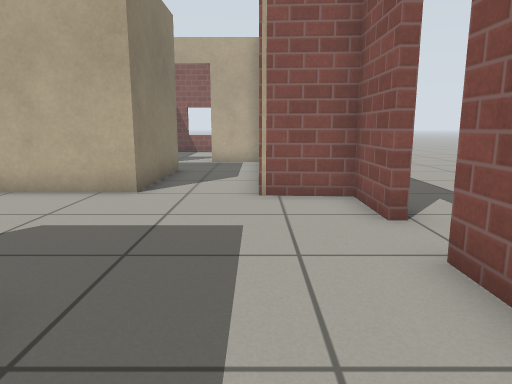
[1] (above)

24 first-person views from a walk through a Gazebo world. The camera is 0.72 m above the floor, tilts 10° down and sees 70° across. The floor is counted in squares, 0.5 m on a side. Each view is taken from the middle of a square. On the plan, view 1 faces up. The plan holds only what a view shows up to about 16 squares ahead; the rest is blank. Simple patterns stand in for the simulator's built-in surfaces.

[2]
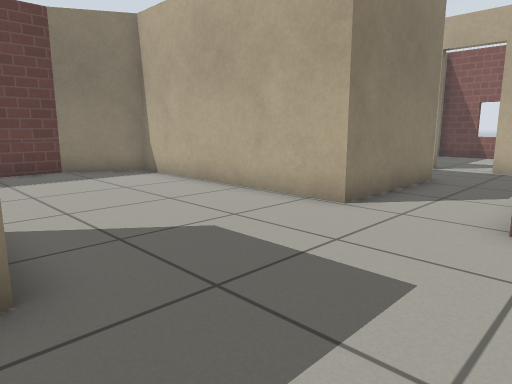

[3]
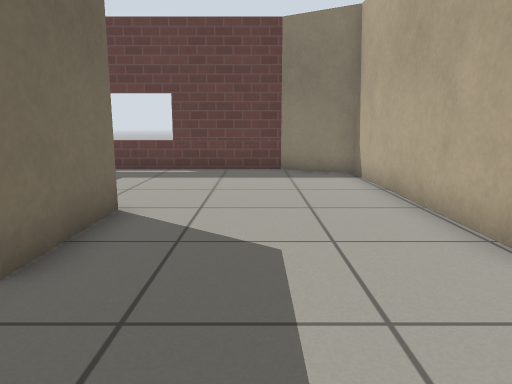

[4]
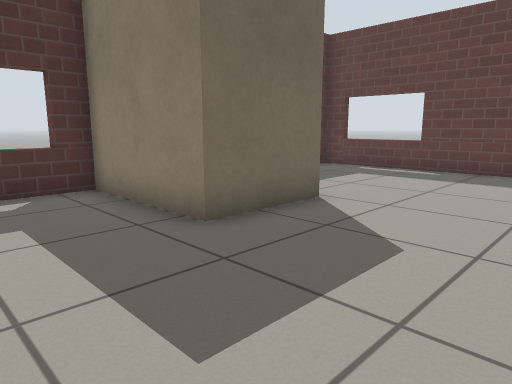

[5]
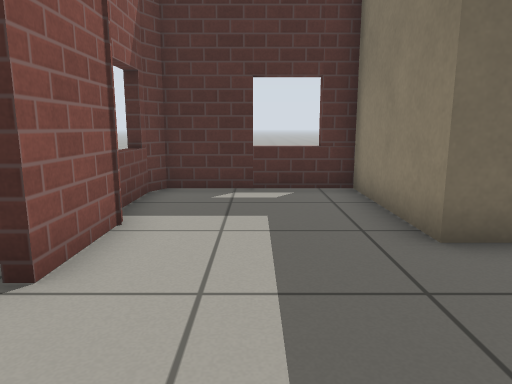

[6]
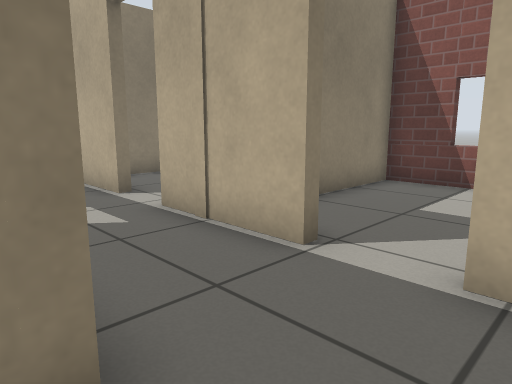

[7]
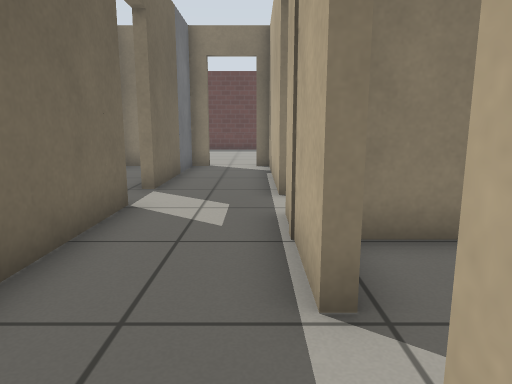

[8]
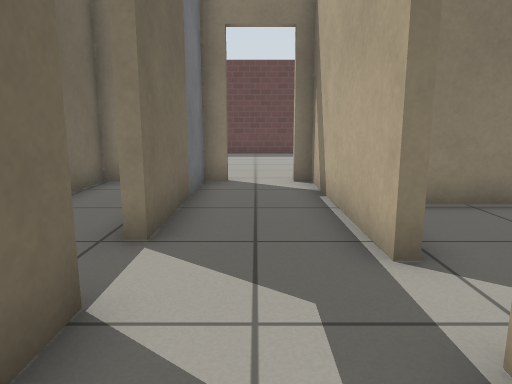

[9]
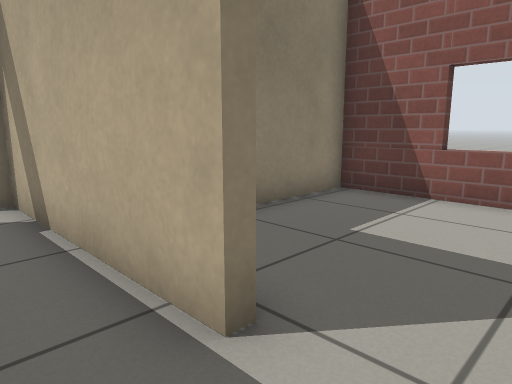

[10]
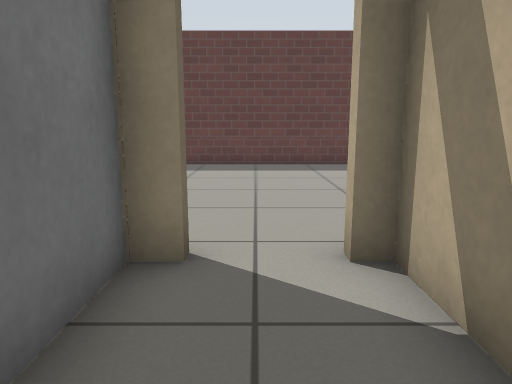

[11]
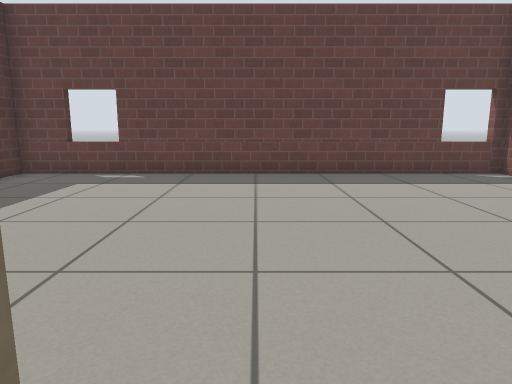

[12]
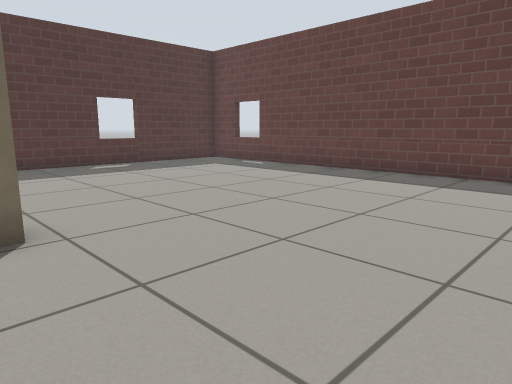

[13]
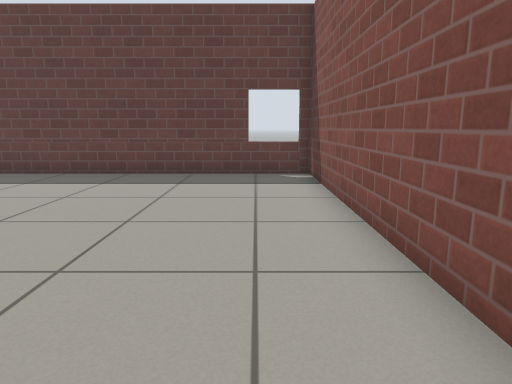

[14]
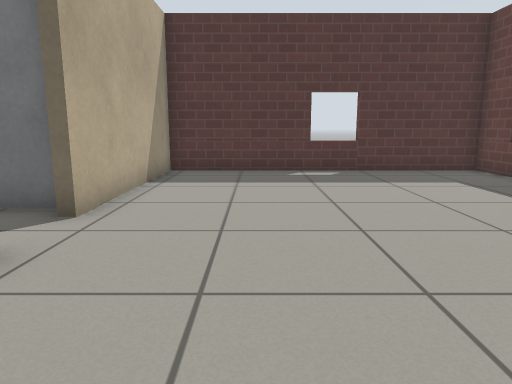

[15]
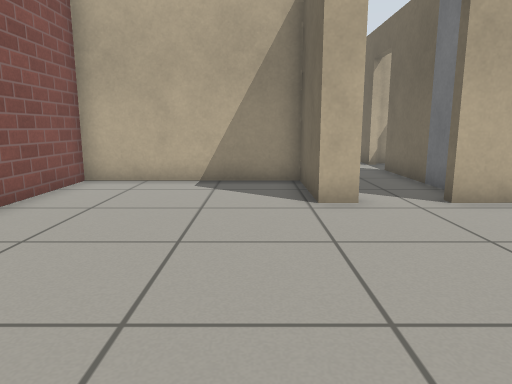

[16]
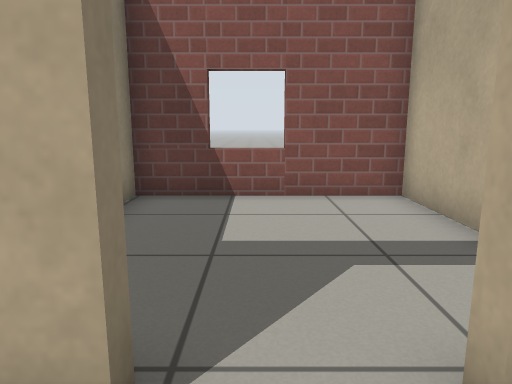

[17]
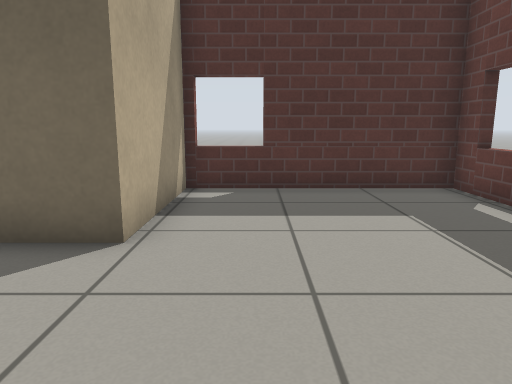

[18]
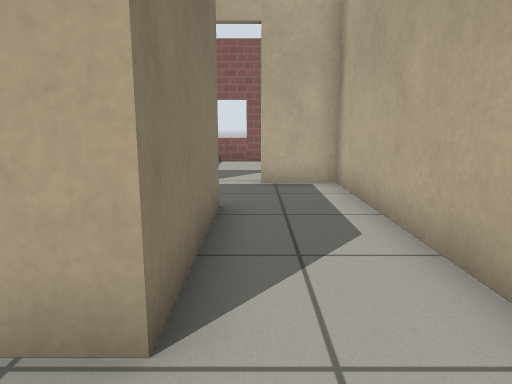

[19]
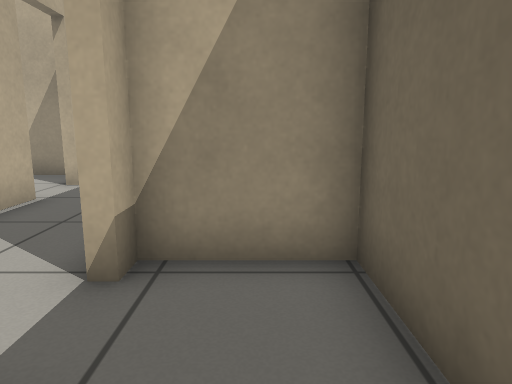

[20]
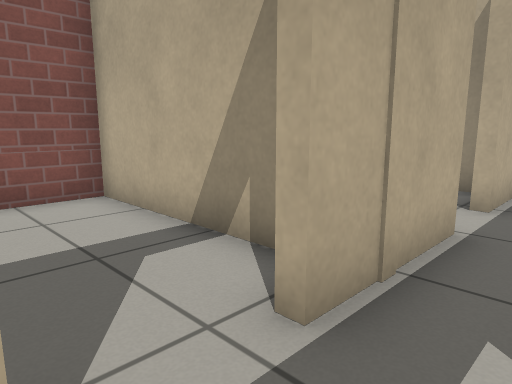

[21]
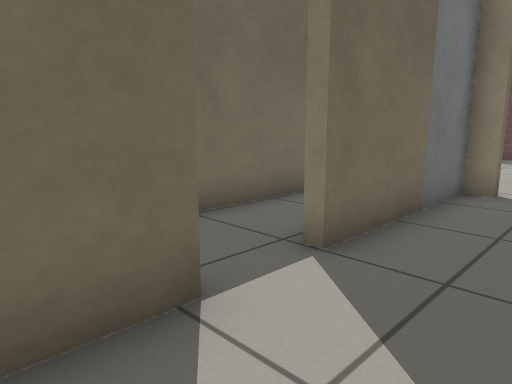

[22]
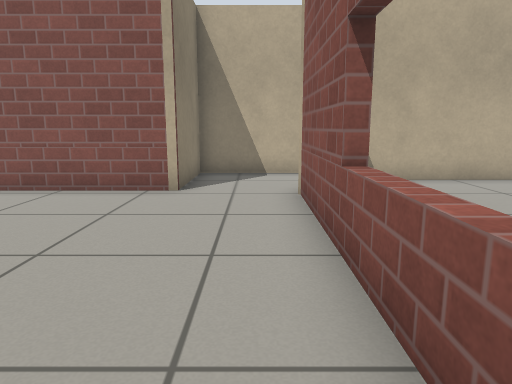

[23]
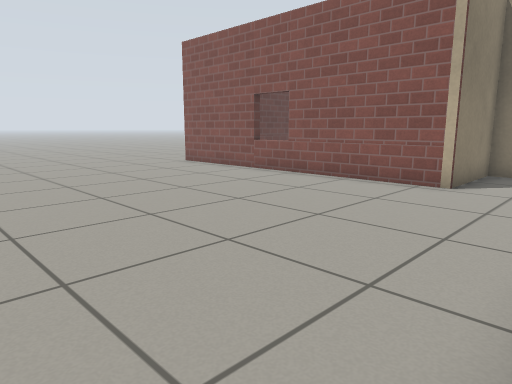

[24]
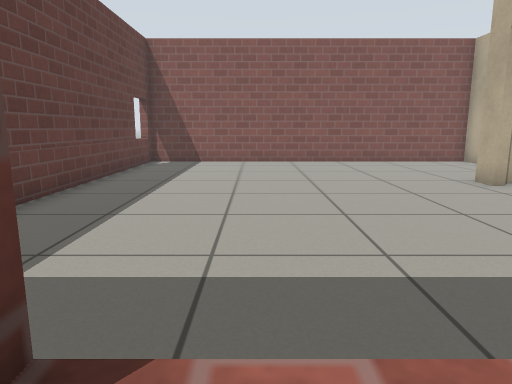

### Floor plan
Key: @ floor where view 1 was taken; # wall or solid block; . floor; D open door; = window, fence, low wall or low ledge.
Columns run from 27 left of view 1 to 4 right of it. Each row starts with its distance up from view 1.
 22  #################=#####=###
 21  =.............#.....#.....#
 20  #.............#.....#.....#
 19  #.............#.....#.....#
 18  #.............#.....#.....#
 17  #.............#.....#.....#
 16  #..........#######DD###DD##
 15  #..........D..............#
 14  #..........D..............#
 13  #..........######DD.####..#
 12  #..........#   ..DD##  #..#
 11  #..........#.......#   #..#
 10  #..........#########   #..#
  9  =..........#...        #..#
  8  #..........#...#########..###..
  7  #####=######...#............#..
  6   .............##............#.
  5  ..............#.............D.
  4 ...............#.............D
  3 ...............#.......###...#
  2 ...............#......## #...#
  1 ...............=......#  #...##
  0 ...............=......#  #.@..=
 -1   .............#......#  #....#
 -2        ........######=#  #=####
 -3             .. .

Where each view was taken, in squares from view 1:
view 1: 0 up, 0 right, facing up
view 2: 2 up, 1 right, facing up-left
view 3: 5 up, 1 right, facing left
view 4: 7 up, 1 right, facing down-left
view 5: 7 up, 0 right, facing down
view 6: 12 up, 1 left, facing up-left
view 7: 15 up, 1 left, facing left
view 8: 14 up, 5 left, facing left
view 9: 14 up, 7 left, facing up-left
view 10: 14 up, 11 left, facing left
view 11: 14 up, 14 left, facing left
view 12: 21 up, 14 left, facing down-left
view 13: 20 up, 14 left, facing left
view 14: 19 up, 18 left, facing down
view 15: 17 up, 22 left, facing right
view 16: 14 up, 3 left, facing up
view 17: 7 up, 7 left, facing down
view 18: 6 up, 2 left, facing up
view 19: 11 up, 11 left, facing right
view 20: 14 up, 9 left, facing up-right
view 21: 15 up, 6 left, facing down-left
view 22: 2 down, 13 left, facing up
view 23: 3 down, 12 left, facing up-left
view 24: 6 up, 21 left, facing up
